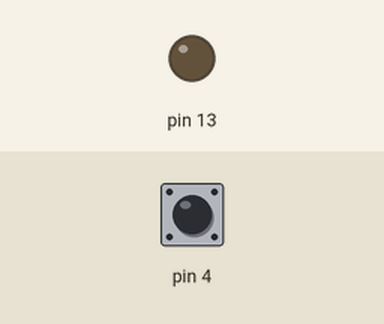
This sketch was run on a simulated Arduino Uno, built with avr-gcc and run on an emulated ATmega328P. On the bench: output pins drawn as LEDs (lit = HIGH). Inputs (shaded band) come from the test bench; at power-on: pin 4 HIGH.

Above: at 1.2 s.
1.3 s: pin 4 pulled LOW for 0.15 s
At 1.37 s:
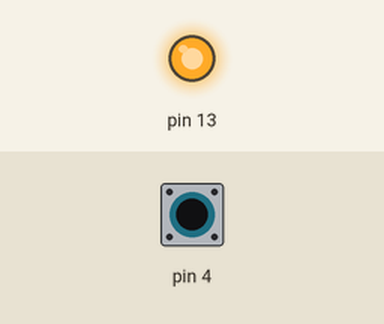
2.9 s: pin 4 pulled LOW for 3.2 s
At 7.2 s:
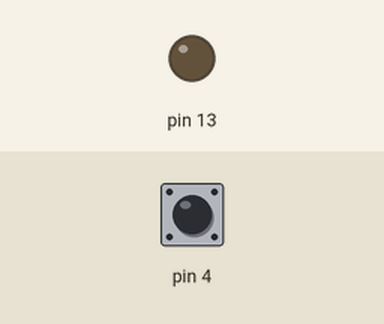
Timing chart, 0 to 8.7 s (numbered marks = the images above; inputs shaded):
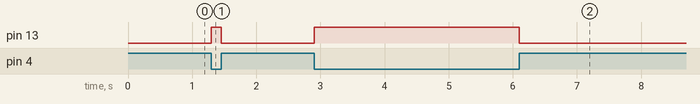

Measured:
- after the input at 1.3 s, pin 13: LOW → HIGH at once, → LOW 0.15 s later
- after the input at 2.9 s, pin 13: LOW → HIGH at once, → LOW 3.2 s later

The sketch:

01_push_button_led.ino
```cpp
void setup() {
  pinMode(4, INPUT_PULLUP);
  pinMode(13, OUTPUT);
}
void loop() {
  if (digitalRead(4) == LOW) {
    digitalWrite(13, HIGH);
  } else {
    digitalWrite(13, LOW);
  }
}
```
